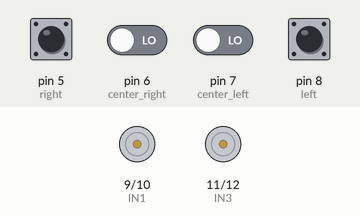
This sketch was run on a simulated Arduino Uno, built with avr-gcc and run on an emulated ATmega328P. On the bench: motor-driver pin pairs drawn as motors (green arrow = first pin HIGH = forward, orange = second pin HIGH = backward, longer = more drive). The test bench sets the inputs (shaded band); at power-on: pin 5 (right), pin 8 (left) HIGH, pin 6 (center_right), pin 7 (center_left) LOW.

Above: at 1.2 s.
1.3 s: pin 5 (right) pulled LOW for 0.15 s
At 2.4 s:
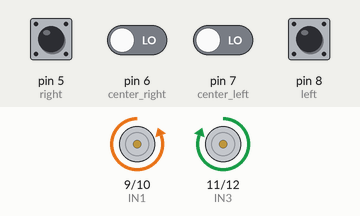
2.9 s: pin 8 (left) pulled LOW for 0.15 s
At 3.6 s:
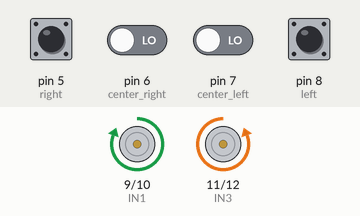
4.5 s: pin 5 (right) pulled LOW for 1 s
At 4.9 s:
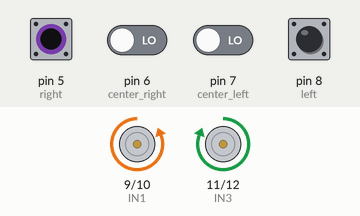
7.0 s: pin 8 (left) pulled LOW for 1 s
At 8.0 s:
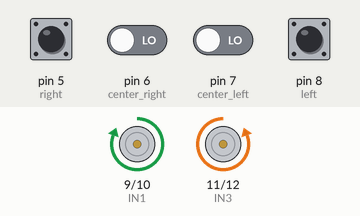
9.5 s: pin 6 (center_right) driven HIGH and pin 7 (center_left) driven HIGH
At 9.9 s:
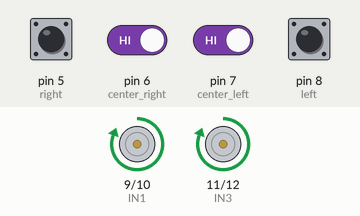
Timing chart, 0 to 12.0 s (numbered marks = the images above; inputs shaded):
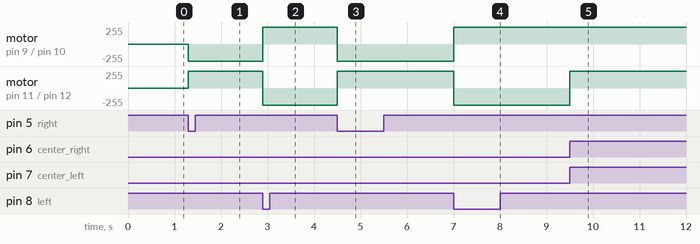

The sketch:

Line_Follower_4_sensors.ino
```cpp
int IN1 = 9;
int IN2 = 10;
// int motor_enable_left = 5;

int IN3 = 11;
int IN4 = 12;
//int motor_right_enable = 6;

int left = 8;
int right = 5 ;
int center_right = 6;
int center_left = 7;

void setup(){
  pinMode(IN1,OUTPUT);
  pinMode(IN2,OUTPUT);
  //pinMode(motor_left_speed,OUTPUT);

  pinMode(IN3,OUTPUT);
  pinMode(IN4,OUTPUT);
  //pinMode(motor_right_speed,OUTPUT);

  pinMode(left, INPUT);
  pinMode(center_left,INPUT);
  pinMode(center_right,INPUT);
  pinMode(right, INPUT);

  Serial.begin(9600);
}

void loop(){
  int leftV = digitalRead(left);
  int center_leftV = digitalRead(center_left);
  int center_rightV = digitalRead(center_right);
  int rightV = digitalRead(right);

  while(center_leftV == 1 && center_rightV == 1 && leftV == 0 && rightV == 0) {
    carforward();
    delay(200);
    break;
  }

  while(leftV == 1 && center_leftV == 0 && center_rightV == 0 && rightV == 0) {
    carturnleft();
    delay(200);
    break;
  }

  while(rightV == 1 && center_leftV == 0 && center_rightV == 0 && leftV == 0) {
    carturnright();
    delay(200);
    break;
  }

  while(leftV == 1 && center_leftV == 1 && rightV == 0 && center_right == 0) {
    carturnleft();
    delay(200);
    break;
  }

  while(rightV == 1 && center_rightV == 1 && leftV == 0 && center_leftV == 0) {
    carturnright();
    delay(200);
    break;
  }

  while(rightV == 1 && center_rightV == 1 && center_leftV == 1 && leftV == 0) {
    carturnright();
    delay(200);
    break;

  }

  while(leftV == 1 && center_leftV == 1 && center_rightV == 1 && rightV == 0) {
    carturnleft();
    delay(200);
    break;
  }

  while(leftV == 0 && center_leftV == 0 && center_rightV == 0 && rightV == 0) {
    carturnright(); //For U Turn case
    delay(2000);
    break;
  }

  while(leftV == 1 && center_leftV == 1 && center_rightV == 1 && rightV == 1) {
    carforward();
    delay(200);
    break;
  }

  while(leftV == 0 && center_leftV == 1 && center_rightV == 0 && rightV == 0) {
    carturnright();
    delay(70);
    break;
  }

  while(leftV == 0 && center_rightV == 1 && center_leftV == 0 && rightV == 0) {
    carturnleft();
    delay(70);
    break;
  }

}

void carforward() {
  digitalWrite(IN1, HIGH);
  digitalWrite(IN2, LOW);
  digitalWrite(IN3, HIGH);
  digitalWrite(IN4, LOW);
}
void carturnleft() {
  digitalWrite(IN1, LOW);
  digitalWrite(IN2, HIGH);
  digitalWrite(IN3, HIGH);
  digitalWrite(IN4, LOW);
}
void carturnright() {
  digitalWrite(IN1, HIGH);
  digitalWrite(IN2, LOW);
  digitalWrite(IN3, LOW);
  digitalWrite(IN4, HIGH);
}
void carStop() {
  digitalWrite(IN1, LOW);
  digitalWrite(IN2, LOW);
  digitalWrite(IN3, LOW);
  digitalWrite(IN4, LOW);
}
```

Measured:
- after the input at 1.3 s, motor on pin 9 (IN1) / pin 10 (IN2): stopped → backward 255/255 at once; motor on pin 11 (IN3) / pin 12 (IN4): stopped → forward 255/255 at once
- after the input at 2.9 s, motor on pin 9 (IN1) / pin 10 (IN2): backward 255/255 → forward 255/255 at once; motor on pin 11 (IN3) / pin 12 (IN4): forward 255/255 → backward 255/255 at once
- after the input at 4.5 s, motor on pin 9 (IN1) / pin 10 (IN2): forward 255/255 → backward 255/255 at once; motor on pin 11 (IN3) / pin 12 (IN4): backward 255/255 → forward 255/255 at once
- after the input at 7.0 s, motor on pin 9 (IN1) / pin 10 (IN2): backward 255/255 → forward 255/255 at once; motor on pin 11 (IN3) / pin 12 (IN4): forward 255/255 → backward 255/255 at once
- after the input at 9.5 s, motor on pin 11 (IN3) / pin 12 (IN4): backward 255/255 → forward 255/255 at once
